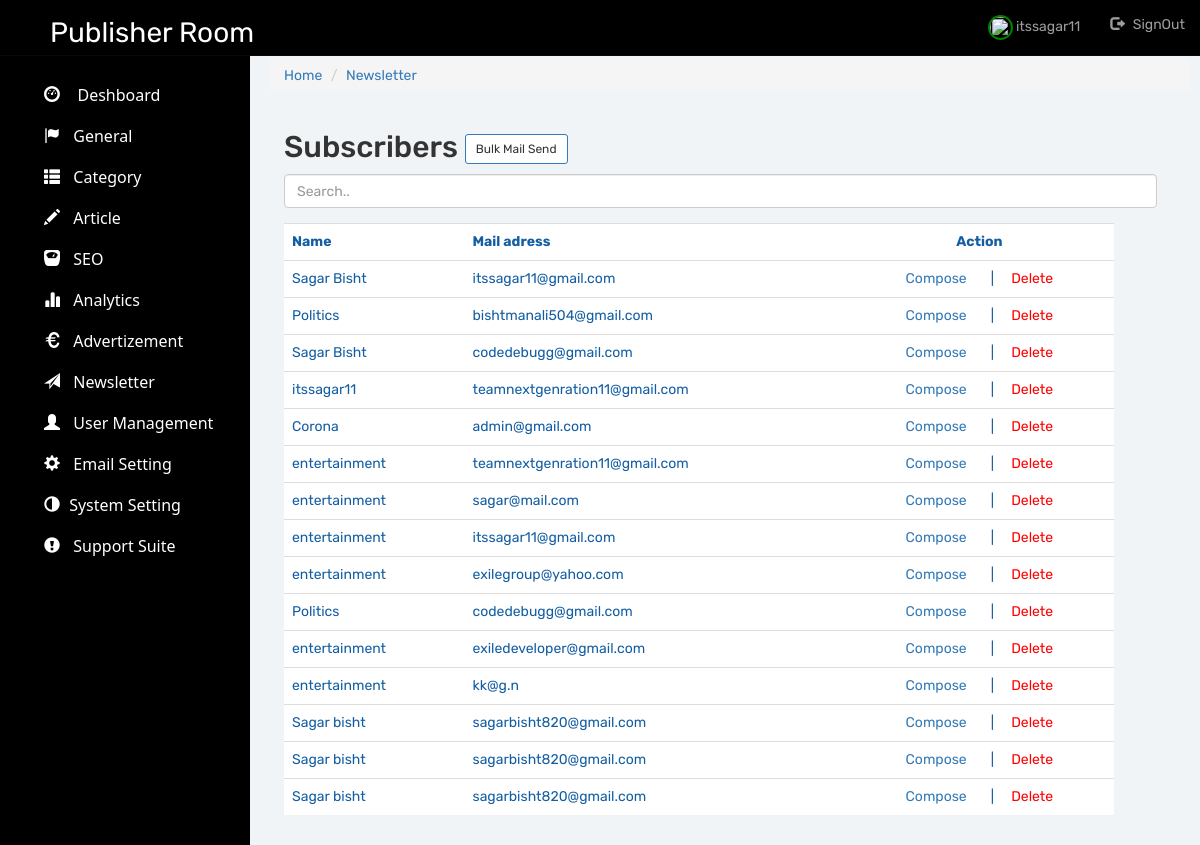
The page /admin/Newsletter/view.php (signed in) on the database its author committed.
### tables this page shows
CREATE TABLE `subscribers` (
  `id` int(255) NOT NULL,
  `Name` varchar(255) NOT NULL,
  `Email` varchar(255) NOT NULL
);

### admin/Newsletter/view.php (the view, shortened to what this page needs)
<?php
require("../includes/header.php");
if($user['Newsletter']!=1){
		echo "Permission denied";
}else{
	$trigger=mysqli_query($conn,"SELECT * FROM subscribers");
?>
<main>
	 <ul class="breadcrumb">
  <li><a href="admin/deshboard.php">Home</a></li>
  <li><a href="admin/Newsletter/view.php">Newsletter</a></li>
 </ul>
	<div class="container-fluid">
		<h2>Subscribers <?php if($user['Bulkmail']==1){ ?> <a href="admin/Newsletter/Bulkmail.php" class="btn btn-default btn-sm" style="border:1px solid #337AB7;"> Bulk Mail Send</a><?php }?></h2>
		<div class="in-container">
			<input type="text" id="search" placeholder="Search.." class="form-control">
			<br>
			 <table class="table table-responsive" id="myTable">
                            <tr>
                                <th>Name</th>
                                <th>Mail adress</th>
                                <th class="action-lg"><center>Action</center></th>
                            </tr>
                            <?php while($result=mysqli_fetch_assoc($trigger)){ ?>
                            <tr>
                            	<td> <?php echo $result['Name']; ?> <br>
                            	</td>
                            	<td><?php echo $result['Email']; ?></td>
                            	<td class="action-lg"><center>
                            		<?php if($user['compose']==1){ ?>
                            		<a href="admin/Newsletter/compose.php?email=<?php echo $result['Email'] ?>">Compose </a>
                            		<?php }?>
                            		&nbsp&nbsp&nbsp&nbsp&nbsp  |&nbsp&nbsp&nbsp&nbsp
                            		<?php if($user['deletemail']==1){ ?>
                            		<a href="admin/Newsletter/delete.php?id=<?php echo $result['id'] ?>" style="color:red;">Delete </a>
                            	<?php } ?>
                            	</center>
                            	</td>
                            </tr>
                        <?php } ?>
                        </table>
		</div>
	</div>
</main>
<?php } ?>

### admin/Newsletter/view.php (style rules this page uses)
.in-container { width:98%; }
.table { background-color: #ffffff; width:95%; font-size:14px; color:#135EA3; border:none; padding:0px; }

### rows shown on the page
subscribers: Name "Sagar Bisht", Email "itssagar11@gmail.com"
subscribers: Name "Politics", Email "bishtmanali504@gmail.com"
subscribers: Name "Sagar Bisht", Email "codedebugg@gmail.com"
subscribers: Name "itssagar11", Email "teamnextgenration11@gmail.com"
subscribers: Name "Corona", Email "admin@gmail.com"
subscribers: Name "entertainment", Email "teamnextgenration11@gmail.com"
subscribers: Name "entertainment", Email "sagar@mail.com"
subscribers: Name "entertainment", Email "itssagar11@gmail.com"
subscribers: Name "entertainment", Email "exilegroup@yahoo.com"
subscribers: Name "Politics", Email "codedebugg@gmail.com"
subscribers: Name "entertainment", Email "exiledeveloper@gmail.com"
subscribers: Name "entertainment", Email "kk@g.n"
subscribers: Name "Sagar bisht", Email "sagarbisht820@gmail.com"
subscribers: Name "Sagar bisht", Email "sagarbisht820@gmail.com"
subscribers: Name "Sagar bisht", Email "sagarbisht820@gmail.com"

### other values the page prints
$user['Username'] "itssagar11"
